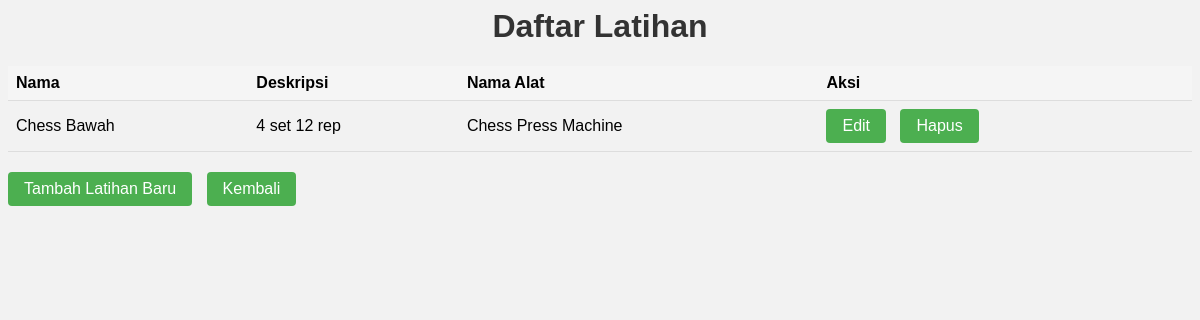
Screenshot of /views/latihan with the database file from the repository.
### tables this page shows
CREATE TABLE `latihan` (
  `id_latihan` int(11) NOT NULL,
  `nama` varchar(50) NOT NULL,
  `deskripsi` text NOT NULL,
  `nama_alat` varchar(100) NOT NULL
);

### models/Latihan.php (called while the page is built, shortened)
<?php
class Latihan {
    private $conn;
    public function __construct($conn) {
        $this->conn = $conn;
    }
    public function getAllLatihan() {
        $sql = "SELECT * FROM Latihan";
        $result = $this->conn->query($sql);
        $latihan = [];
        if ($result->num_rows > 0) {
            while ($row = $result->fetch_assoc()) {
                $latihan[] = $row;
            }
        }
        return $latihan;
    }
}

### views/latihan/index.php (the view, shortened to what this page needs)
<?php
require_once './../../koneksi.php';
require_once './../../models/Latihan.php';
$latihanModel = new Latihan($conn);
$latihanList = $latihanModel->getAllLatihan();
?>
<!DOCTYPE html>
<html>
<head>
</head>
<body>
    <h1>Daftar Latihan</h1>
    <table>
        <tr>
            <th>Nama</th>
            <th>Deskripsi</th>
            <th>Nama Alat</th>
            <th>Aksi</th>
        </tr>
        <?php foreach ($latihanList as $latihan) { ?>
            <tr>
                <td><?php echo $latihan['nama']; ?></td>
                <td><?php echo $latihan['deskripsi']; ?></td>
                <td><?php echo $latihan['nama_alat']; ?></td>
                <td>
                    <a href="edit.php?id=<?php echo $latihan['id_latihan']; ?>">Edit</a>
                    <a href="delete.php?id=<?php echo $latihan['id_latihan']; ?>"class="delete-link" onclick="return confirmDelete()">Hapus</a>
                </td>
            </tr>
        <?php } ?>
    </table>
    <a href="create.php">Tambah Latihan Baru</a>
    <a href="./../../index.php">Kembali</a>
</body>
</html>

### views/latihan/index.php (style rules this page uses)
body { font-family: Arial, sans-serif; background-color: #f2f2f2; background-image: url('./../../img/whitegym.jpg'); background-repeat: no-repeat; background-size: cover; }
h1 { color: #333; text-align: center; }
table { width: 100%; border-collapse: collapse; margin-bottom: 20px; }
th, td { padding: 8px; text-align: left; border-bottom: 1px solid #ddd; }
th { background-color: #f5f5f5; }
a { display: inline-block; background-color: #4CAF50; color: white; padding: 8px 16px; text-decoration: none; border-radius: 4px; margin-right: 10px; }

### rows the page displays
latihan: nama "Chess Bawah", deskripsi "4 set 12 rep", nama_alat "Chess Press Machine"
